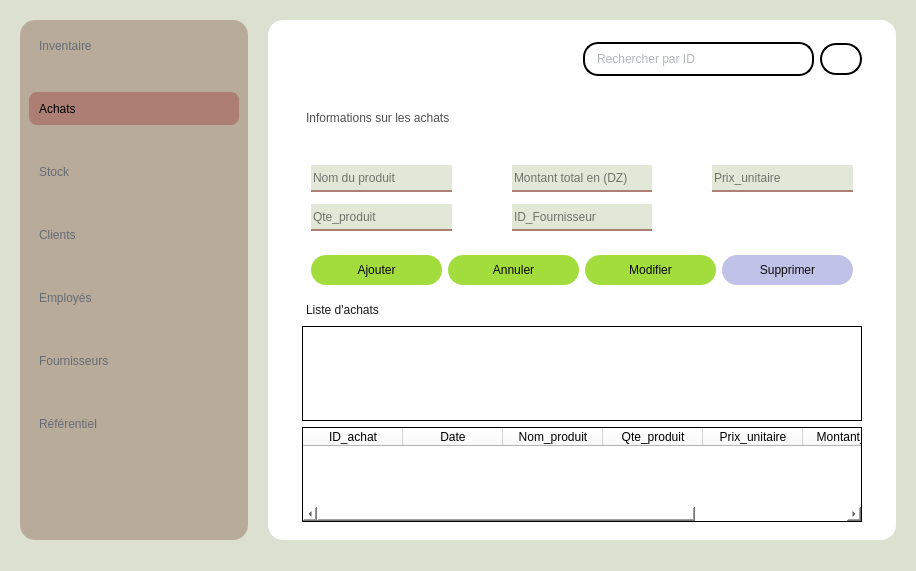
<?xml version="1.0" encoding="UTF-8"?>
<ui version="4.0">
 <class>MainWindow</class>
 <widget class="QMainWindow" name="MainWindow">
  <property name="geometry">
   <rect>
    <x>0</x>
    <y>0</y>
    <width>916</width>
    <height>571</height>
   </rect>
  </property>
  <property name="windowTitle">
   <string>MainWindow</string>
  </property>
  <property name="styleSheet">
   <string notr="true">background-color: rgb(219, 224, 208);</string>
  </property>
  <widget class="QWidget" name="centralwidget">
   <layout class="QHBoxLayout" name="horizontalLayout">
    <property name="spacing">
     <number>20</number>
    </property>
    <property name="leftMargin">
     <number>20</number>
    </property>
    <property name="topMargin">
     <number>20</number>
    </property>
    <property name="rightMargin">
     <number>20</number>
    </property>
    <item>
     <widget class="QWidget" name="menu_widget_1" native="true">
      <property name="maximumSize">
       <size>
        <width>1000</width>
        <height>16777215</height>
       </size>
      </property>
      <property name="styleSheet">
       <string notr="true">QWidget{
	
	
	background-color: rgb(185, 171, 154);
width:200px;
border-radius:15px;
}

QPushButton{
font: 63 12pt &quot;Bahnschrift SemiBold&quot;;
border:none;
text-align:left;
color: rgb(101, 107, 117);
height:33px;
padding-left:10px;

}
QPushButton:hover{
border-radius:5px;

	
	background-color: rgb(236, 218, 197);
}
QPushButton:pressed{
	
	color: rgb(0, 0, 0);
	border:2px solid;
	border-color: rgb(0, 0, 0);


}
</string>
      </property>
      <layout class="QVBoxLayout" name="verticalLayout_2">
       <property name="rightMargin">
        <number>9</number>
       </property>
       <item>
        <layout class="QVBoxLayout" name="verticalLayout">
         <property name="spacing">
          <number>30</number>
         </property>
         <item>
          <widget class="QPushButton" name="inventaire_btn">
           <property name="text">
            <string>Inventaire</string>
           </property>
           <property name="icon">
            <iconset>
             <normaloff>../IMAGES/icones/tirelire.png</normaloff>../IMAGES/icones/tirelire.png</iconset>
           </property>
           <property name="iconSize">
            <size>
             <width>19</width>
             <height>19</height>
            </size>
           </property>
           <property name="checkable">
            <bool>false</bool>
           </property>
           <property name="checked">
            <bool>false</bool>
           </property>
           <property name="autoRepeat">
            <bool>false</bool>
           </property>
           <property name="autoExclusive">
            <bool>false</bool>
           </property>
          </widget>
         </item>
         <item>
          <widget class="QPushButton" name="achats_btn">
           <property name="styleSheet">
            <string notr="true">color: rgb(0, 0, 0);
border-radius:7.5px;
background-color: rgb(172, 126, 116);</string>
           </property>
           <property name="text">
            <string>Achats</string>
           </property>
           <property name="icon">
            <iconset>
             <normaloff>../IMAGES/icones/panier (1).png</normaloff>../IMAGES/icones/panier (1).png</iconset>
           </property>
           <property name="iconSize">
            <size>
             <width>19</width>
             <height>19</height>
            </size>
           </property>
          </widget>
         </item>
         <item>
          <widget class="QPushButton" name="stock_btn">
           <property name="text">
            <string>Stock</string>
           </property>
           <property name="icon">
            <iconset>
             <normaloff>../IMAGES/icones/boutique.png</normaloff>../IMAGES/icones/boutique.png</iconset>
           </property>
           <property name="iconSize">
            <size>
             <width>19</width>
             <height>19</height>
            </size>
           </property>
          </widget>
         </item>
         <item>
          <widget class="QPushButton" name="client_btn">
           <property name="text">
            <string>Clients</string>
           </property>
           <property name="icon">
            <iconset>
             <normaloff>../IMAGES/icones/utilisateurs-alt.png</normaloff>../IMAGES/icones/utilisateurs-alt.png</iconset>
           </property>
           <property name="iconSize">
            <size>
             <width>19</width>
             <height>19</height>
            </size>
           </property>
          </widget>
         </item>
         <item>
          <widget class="QPushButton" name="employee_btn">
           <property name="text">
            <string>Employés</string>
           </property>
           <property name="icon">
            <iconset>
             <normaloff>../IMAGES/icones/mallette.png</normaloff>../IMAGES/icones/mallette.png</iconset>
           </property>
           <property name="iconSize">
            <size>
             <width>19</width>
             <height>19</height>
            </size>
           </property>
          </widget>
         </item>
         <item>
          <widget class="QPushButton" name="fournisseurs_btn">
           <property name="text">
            <string>Fournisseurs</string>
           </property>
           <property name="icon">
            <iconset>
             <normaloff>../IMAGES/icones/cote-camion.png</normaloff>../IMAGES/icones/cote-camion.png</iconset>
           </property>
           <property name="iconSize">
            <size>
             <width>19</width>
             <height>19</height>
            </size>
           </property>
          </widget>
         </item>
         <item>
          <widget class="QPushButton" name="referentiel_btn">
           <property name="text">
            <string>Référentiel</string>
           </property>
           <property name="icon">
            <iconset>
             <normaloff>../IMAGES/icones/livre-alt.png</normaloff>../IMAGES/icones/livre-alt.png</iconset>
           </property>
           <property name="iconSize">
            <size>
             <width>19</width>
             <height>19</height>
            </size>
           </property>
          </widget>
         </item>
         <item>
          <widget class="QWidget" name="widget_5" native="true">
           <layout class="QHBoxLayout" name="horizontalLayout_4">
            <item>
             <widget class="QPushButton" name="user_btn">
              <property name="minimumSize">
               <size>
                <width>1</width>
                <height>0</height>
               </size>
              </property>
              <property name="maximumSize">
               <size>
                <width>35</width>
                <height>16777215</height>
               </size>
              </property>
              <property name="text">
               <string/>
              </property>
              <property name="icon">
               <iconset>
                <normaloff>../IMAGES/icones/ajout-dutilisateur.png</normaloff>../IMAGES/icones/ajout-dutilisateur.png</iconset>
              </property>
             </widget>
            </item>
           </layout>
          </widget>
         </item>
        </layout>
       </item>
      </layout>
     </widget>
    </item>
    <item>
     <widget class="QWidget" name="widget_4" native="true">
      <property name="styleSheet">
       <string notr="true">QWidget{

background-color: rgb(255, 255, 255);
border-radius:15px;
}
</string>
      </property>
      <layout class="QVBoxLayout" name="verticalLayout_6">
       <property name="spacing">
        <number>10</number>
       </property>
       <property name="leftMargin">
        <number>25</number>
       </property>
       <property name="rightMargin">
        <number>25</number>
       </property>
       <item>
        <widget class="QWidget" name="widget_3" native="true">
         <property name="maximumSize">
          <size>
           <width>16777215</width>
           <height>60</height>
          </size>
         </property>
         <property name="styleSheet">
          <string notr="true">QPushButton{
border:2px solid;
border-radius:16px;
width:38px;
height:28.4px;

}
QPushButton:hover{
border-color: rgb(163, 221, 61);

}
QPushButton:pressed{
	background-color: rgb(163, 221, 61);

}

QLineEdit{
border:2px solid;
height:40px;
border-radius:15px;
color: rgb(101, 107, 117);
font: 63 10pt &quot;Bahnschrift SemiBold&quot;;
padding-left:10px;

}
QLineEdit:hover{
	border-color: rgb(163, 221, 61);


}
</string>
         </property>
         <layout class="QHBoxLayout" name="horizontalLayout_2">
          <property name="topMargin">
           <number>13</number>
          </property>
          <property name="bottomMargin">
           <number>13</number>
          </property>
          <item>
           <widget class="QPushButton" name="menu_btn_1">
            <property name="maximumSize">
             <size>
              <width>40</width>
              <height>40</height>
             </size>
            </property>
            <property name="styleSheet">
             <string notr="true">QPushButton{
border:none;}
QPushButton:hover{
	background-color: rgb(189, 191, 228);
}
</string>
            </property>
            <property name="text">
             <string/>
            </property>
            <property name="icon">
             <iconset>
              <normaloff>../IMAGES/icones/barres-decalees.png</normaloff>../IMAGES/icones/barres-decalees.png</iconset>
            </property>
            <property name="iconSize">
             <size>
              <width>30</width>
              <height>30</height>
             </size>
            </property>
           </widget>
          </item>
          <item>
           <spacer name="horizontalSpacer">
            <property name="orientation">
             <enum>Qt::Horizontal</enum>
            </property>
            <property name="sizeHint" stdset="0">
             <size>
              <width>237</width>
              <height>20</height>
             </size>
            </property>
           </spacer>
          </item>
          <item>
           <widget class="QLineEdit" name="Barre">
            <property name="minimumSize">
             <size>
              <width>200</width>
              <height>0</height>
             </size>
            </property>
            <property name="maximumSize">
             <size>
              <width>400</width>
              <height>16777215</height>
             </size>
            </property>
            <property name="text">
             <string/>
            </property>
            <property name="placeholderText">
             <string>Rechercher par ID</string>
            </property>
           </widget>
          </item>
          <item>
           <widget class="QPushButton" name="Recherche">
            <property name="maximumSize">
             <size>
              <width>16777215</width>
              <height>16777215</height>
             </size>
            </property>
            <property name="text">
             <string/>
            </property>
            <property name="icon">
             <iconset>
              <normaloff>../IMAGES/icones/chercher.png</normaloff>../IMAGES/icones/chercher.png</iconset>
            </property>
            <property name="iconSize">
             <size>
              <width>18</width>
              <height>18</height>
             </size>
            </property>
           </widget>
          </item>
         </layout>
        </widget>
       </item>
       <item>
        <widget class="QWidget" name="widget_8" native="true">
         <layout class="QHBoxLayout" name="horizontalLayout_6">
          <item>
           <widget class="QLabel" name="label">
            <property name="maximumSize">
             <size>
              <width>16777215</width>
              <height>30</height>
             </size>
            </property>
            <property name="styleSheet">
             <string notr="true">color: rgb(79, 79, 79);
font: 63 18pt &quot;Bahnschrift SemiBold&quot;;
padding:1px;


</string>
            </property>
            <property name="text">
             <string>Informations sur les achats</string>
            </property>
           </widget>
          </item>
          <item>
           <widget class="QPushButton" name="info_btn">
            <property name="styleSheet">
             <string notr="true">QPushButton{
border:none;

}
QPushButton:hover{
	border-color: rgb(192, 194, 232);
border-radius:10px;
border:2px solid;
}
QPushButton:pressed{
	background-color: rgb(192, 194, 232);




}
</string>
            </property>
            <property name="text">
             <string/>
            </property>
            <property name="icon">
             <iconset>
              <normaloff>../IMAGES/icones/angle-petit-bas.png</normaloff>../IMAGES/icones/angle-petit-bas.png</iconset>
            </property>
            <property name="iconSize">
             <size>
              <width>20</width>
              <height>20</height>
             </size>
            </property>
           </widget>
          </item>
          <item>
           <spacer name="horizontalSpacer_3">
            <property name="orientation">
             <enum>Qt::Horizontal</enum>
            </property>
            <property name="sizeHint" stdset="0">
             <size>
              <width>40</width>
              <height>20</height>
             </size>
            </property>
           </spacer>
          </item>
         </layout>
        </widget>
       </item>
       <item>
        <widget class="QWidget" name="widget_9" native="true">
         <layout class="QVBoxLayout" name="verticalLayout_5">
          <item>
           <widget class="QWidget" name="info_widget" native="true">
            <property name="maximumSize">
             <size>
              <width>16777215</width>
              <height>150</height>
             </size>
            </property>
            <property name="styleSheet">
             <string notr="true">QLineEdit{
height:25px;
font: 63 10pt &quot;Bahnschrift SemiBold&quot;;
border-bottom:2px solid #ac7e74;
background-color: rgb(226, 231, 215);

}



</string>
            </property>
            <layout class="QGridLayout" name="gridLayout">
             <property name="horizontalSpacing">
              <number>60</number>
             </property>
             <property name="verticalSpacing">
              <number>12</number>
             </property>
             <item row="0" column="0">
              <widget class="QLineEdit" name="nomProduit">
               <property name="placeholderText">
                <string>Nom du produit</string>
               </property>
              </widget>
             </item>
             <item row="1" column="0">
              <widget class="QLineEdit" name="Qte_produit">
               <property name="placeholderText">
                <string>Qte_produit</string>
               </property>
              </widget>
             </item>
             <item row="1" column="1">
              <widget class="QLineEdit" name="fournisseur">
               <property name="placeholderText">
                <string>ID_Fournisseur</string>
               </property>
              </widget>
             </item>
             <item row="0" column="1">
              <widget class="QLineEdit" name="montant">
               <property name="placeholderText">
                <string>Montant total en (DZ)</string>
               </property>
              </widget>
             </item>
             <item row="0" column="2">
              <widget class="QLineEdit" name="prix">
               <property name="styleSheet">
                <string notr="true"/>
               </property>
               <property name="text">
                <string/>
               </property>
               <property name="placeholderText">
                <string>Prix_unitaire</string>
               </property>
              </widget>
             </item>
            </layout>
           </widget>
          </item>
          <item>
           <widget class="QWidget" name="widget_7" native="true">
            <property name="styleSheet">
             <string notr="true">QPushButton{
font: 63 11pt &quot;Bahnschrift SemiBold&quot;;
text-align:center;
	color: rgb(6, 6, 6);
border-radius:15px;
height:30px;
	background-color: rgb(163, 221, 61);
width:130px;



}
QPushButton:hover{
border:2px solid;
	border-color: rgb(32, 80, 10);

	color: rgb(77, 77, 77);
	
}
QPushButton:pressed{
	
	color: rgb(0, 0, 0);
	background-color: rgb(33, 83, 10);


}</string>
            </property>
            <layout class="QHBoxLayout" name="horizontalLayout_3">
             <item>
              <widget class="QPushButton" name="AddButtonA">
               <property name="text">
                <string>Ajouter</string>
               </property>
               <property name="icon">
                <iconset>
                 <normaloff>../IMAGES/icones/plus.png</normaloff>../IMAGES/icones/plus.png</iconset>
               </property>
              </widget>
             </item>
             <item>
              <widget class="QPushButton" name="AnnulerButtonA">
               <property name="text">
                <string>Annuler</string>
               </property>
               <property name="icon">
                <iconset>
                 <normaloff>../IMAGES/icones/croix-cercle.png</normaloff>../IMAGES/icones/croix-cercle.png</iconset>
               </property>
              </widget>
             </item>
             <item>
              <widget class="QPushButton" name="ModifierButtonA">
               <property name="text">
                <string>Modifier</string>
               </property>
               <property name="icon">
                <iconset>
                 <normaloff>../IMAGES/icones/crayon.png</normaloff>../IMAGES/icones/crayon.png</iconset>
               </property>
              </widget>
             </item>
             <item>
              <widget class="QPushButton" name="SupprimerButtonA">
               <property name="styleSheet">
                <string notr="true">QPushButton{
	
background-color: rgb(192, 194, 232);
color: rgb(11, 11, 11);


}
QPushButton:hover{
border-color:rgb(111, 97, 188);
}

	


QPushButton:pressed{
background-color: rgb(111, 97, 188);

}

</string>
               </property>
               <property name="text">
                <string>Supprimer</string>
               </property>
               <property name="icon">
                <iconset>
                 <normaloff>../IMAGES/icones/poubelle.png</normaloff>../IMAGES/icones/poubelle.png</iconset>
               </property>
              </widget>
             </item>
            </layout>
           </widget>
          </item>
          <item>
           <layout class="QHBoxLayout" name="horizontalLayout_5">
            <item>
             <widget class="QLabel" name="label_3">
              <property name="maximumSize">
               <size>
                <width>16777215</width>
                <height>60</height>
               </size>
              </property>
              <property name="styleSheet">
               <string notr="true">color: rgb(24, 24, 24);
font: 63 16pt &quot;Bahnschrift SemiBold&quot;;
padding:1px;

</string>
              </property>
              <property name="text">
               <string>Liste d'achats</string>
              </property>
             </widget>
            </item>
            <item>
             <widget class="QPushButton" name="list_btn">
              <property name="maximumSize">
               <size>
                <width>20</width>
                <height>20</height>
               </size>
              </property>
              <property name="styleSheet">
               <string notr="true">QPushButton{
border:none;

}
QPushButton:hover{
	border-color: rgb(192, 194, 232);
border-radius:10px;
border:2px solid;
}
QPushButton:pressed{
	background-color: rgb(192, 194, 232);




}
</string>
              </property>
              <property name="text">
               <string/>
              </property>
              <property name="icon">
               <iconset>
                <normaloff>../IMAGES/icones/angle-petit-bas.png</normaloff>../IMAGES/icones/angle-petit-bas.png</iconset>
              </property>
              <property name="iconSize">
               <size>
                <width>20</width>
                <height>20</height>
               </size>
              </property>
             </widget>
            </item>
            <item>
             <spacer name="horizontalSpacer_2">
              <property name="orientation">
               <enum>Qt::Horizontal</enum>
              </property>
              <property name="sizeHint" stdset="0">
               <size>
                <width>40</width>
                <height>20</height>
               </size>
              </property>
             </spacer>
            </item>
           </layout>
          </item>
          <item>
           <widget class="QListWidget" name="listWidget">
            <property name="styleSheet">
             <string notr="true">font: 63 10pt &quot;Bahnschrift SemiBold&quot;;
border:1px solid;
border-radius:0px;</string>
            </property>
           </widget>
          </item>
          <item>
           <widget class="QTableWidget" name="tableWidget">
            <property name="styleSheet">
             <string notr="true">
QTableWidget{
border:1px solid;
border-radius:0px;
font: 63 10pt &quot;Bahnschrift semibold &quot;;}</string>
            </property>
            <attribute name="horizontalHeaderCascadingSectionResizes">
             <bool>false</bool>
            </attribute>
            <column>
             <property name="text">
              <string>ID_achat</string>
             </property>
            </column>
            <column>
             <property name="text">
              <string>Date</string>
             </property>
            </column>
            <column>
             <property name="text">
              <string>Nom_produit</string>
             </property>
            </column>
            <column>
             <property name="text">
              <string>Qte_produit</string>
             </property>
            </column>
            <column>
             <property name="text">
              <string>Prix_unitaire</string>
             </property>
            </column>
            <column>
             <property name="text">
              <string>Montant_total</string>
             </property>
            </column>
            <column>
             <property name="text">
              <string>Fournisseur</string>
             </property>
            </column>
           </widget>
          </item>
         </layout>
        </widget>
       </item>
      </layout>
     </widget>
    </item>
   </layout>
  </widget>
  <widget class="QStatusBar" name="statusbar"/>
  <action name="actionParam_tres">
   <property name="text">
    <string>Paramètres</string>
   </property>
  </action>
  <action name="actionEdition">
   <property name="text">
    <string>Edition</string>
   </property>
  </action>
  <action name="actionSession">
   <property name="text">
    <string>Session</string>
   </property>
  </action>
 </widget>
 <tabstops>
  <tabstop>inventaire_btn</tabstop>
  <tabstop>achats_btn</tabstop>
  <tabstop>stock_btn</tabstop>
  <tabstop>client_btn</tabstop>
  <tabstop>employee_btn</tabstop>
  <tabstop>fournisseurs_btn</tabstop>
  <tabstop>referentiel_btn</tabstop>
  <tabstop>Barre</tabstop>
  <tabstop>Recherche</tabstop>
 </tabstops>
 <resources/>
 <connections>
  <connection>
   <sender>AnnulerButtonA</sender>
   <signal>clicked()</signal>
   <receiver>montant</receiver>
   <slot>clear()</slot>
   <hints>
    <hint type="sourcelabel">
     <x>479</x>
     <y>296</y>
    </hint>
    <hint type="destinationlabel">
     <x>852</x>
     <y>208</y>
    </hint>
   </hints>
  </connection>
  <connection>
   <sender>AnnulerButtonA</sender>
   <signal>clicked()</signal>
   <receiver>fournisseur</receiver>
   <slot>clear()</slot>
   <hints>
    <hint type="sourcelabel">
     <x>455</x>
     <y>301</y>
    </hint>
    <hint type="destinationlabel">
     <x>852</x>
     <y>250</y>
    </hint>
   </hints>
  </connection>
  <connection>
   <sender>AnnulerButtonA</sender>
   <signal>clicked()</signal>
   <receiver>nomProduit</receiver>
   <slot>clear()</slot>
   <hints>
    <hint type="sourcelabel">
     <x>516</x>
     <y>297</y>
    </hint>
    <hint type="destinationlabel">
     <x>552</x>
     <y>210</y>
    </hint>
   </hints>
  </connection>
  <connection>
   <sender>AnnulerButtonA</sender>
   <signal>clicked()</signal>
   <receiver>Qte_produit</receiver>
   <slot>clear()</slot>
   <hints>
    <hint type="sourcelabel">
     <x>504</x>
     <y>294</y>
    </hint>
    <hint type="destinationlabel">
     <x>552</x>
     <y>248</y>
    </hint>
   </hints>
  </connection>
 </connections>
</ui>
